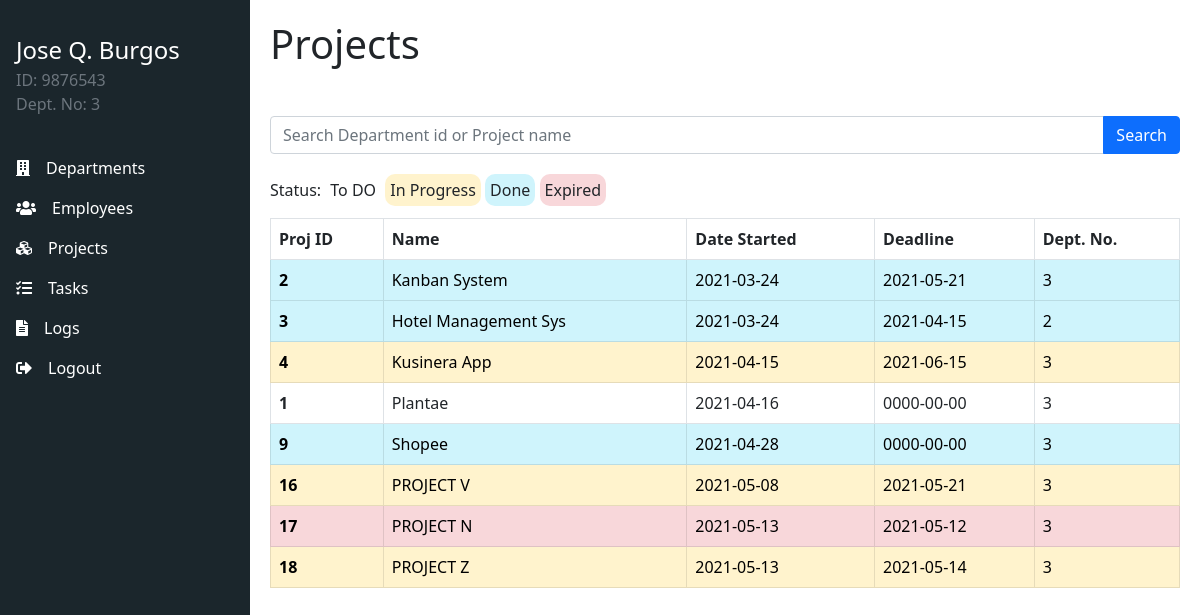
The page /admin/projects/view_all.php (signed in) on the database as committed earlier.
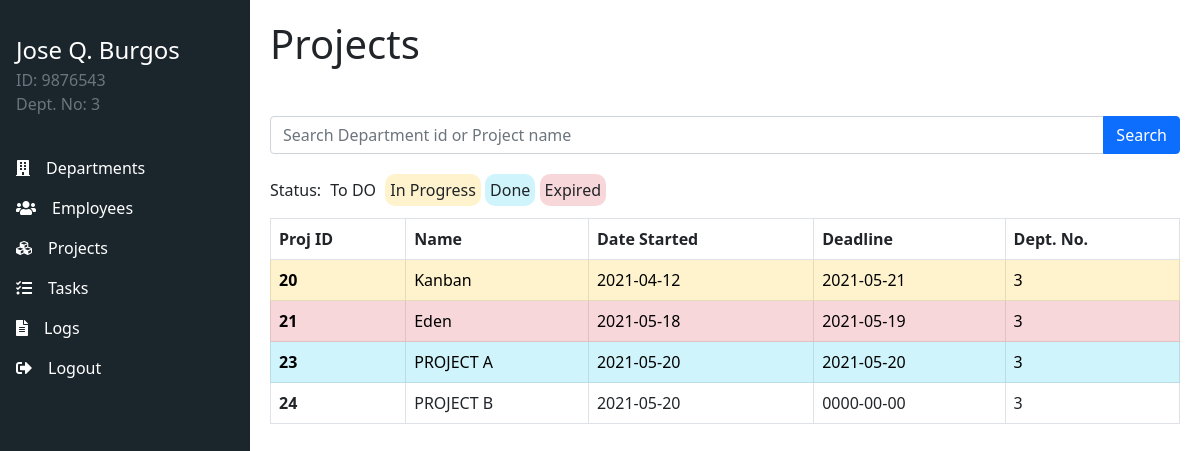
The same page on the database as committed later.
### tables this page shows
CREATE TABLE `dept_proj` (
  `dnum` int(11) NOT NULL,
  `pnum` int(11) NOT NULL,
  `STATUS` varchar(15) DEFAULT NULL
);

CREATE TABLE `project` (
  `pnumber` int(11) NOT NULL,
  `title` varchar(32) NOT NULL,
  `description` text DEFAULT NULL,
  `date_start` date NOT NULL,
  `deadline` date DEFAULT NULL
);

### admin/projects/view_all.php (the view, shortened to what this page needs)
<?php
require_once '../../config/db.php';
$links = [
    ["Departments","building", "../departments/view_all.php?uid=" . $_SESSION['user_id']],
    ["Employees","users", "../employees/view_all.php?uid=" . $_SESSION['user_id']],
    ["Projects","cubes", "../projects/view_all.php?uid=" . $_SESSION['user_id']],
    ["Tasks","tasks", "../tasks/view_all.php?uid=" . $_SESSION['user_id']],
    ["Logs","file-alt", "../logs/view_all.php?uid="  . $_SESSION['user_id']],
    ["Logout","sign-out-alt", "../../logout.php"]
];
$attributes = ["Proj ID","Name", "Date Started", "Deadline", "Dept. No."];
$stmt = $pdo->prepare("SELECT pnum,STATUS,title,description,date_start,deadline,dnum FROM project
                    JOIN dept_proj ON pnum = pnumber");
$stmt->execute();
$datas = $stmt->fetchAll(PDO::FETCH_ASSOC);
function getStatus($status) {
    if ($status == "ToDo") {
        echo "table-default";
    } elseif ($status == "InProgress") {
        echo "table-warning";
    } elseif ($status == "Done") {
        echo "table-info";
    } elseif ($status == "Expired") {
        echo "table-danger";
    } else {
        echo "";
    }
}
?>
<?php include_once '../../components/base/top.php';?>
<div class="app">
<?php include_once '../../components/sidebar.php';?>
<h1>Projects</h1>
<div class="mb-4 mt-5">
    <form>
        <div class="input-group">
            <input type="text" class="form-control" placeholder="Search Department id or Project name" name="search">
            <button class="btn btn-primary" type="submit" >Search</button>
        </div>
    </form>
</div>
<div style="display: inline-block;" class="mb-3">
    <span>Status: </span>
    <span class="legend" style="background-color: #ffffff;">To DO</span>
    <span class="legend" style="background-color: #fff3cd;">In Progress</span>
    <span class="legend" style="background-color: #cff4fc;">Done</span>
    <span class="legend" style="background-color: #f8d7da;">Expired</span>
</div>
<?php include_once '../../components/table/table_top.php';?>
    <?php foreach ($datas as $data):?>
        <tr class="<?php getStatus($data['STATUS']);?>">
            <th><?php echo $data['pnum'];?></th>
            <td><?php echo $data['title'];?></td>
            <td><?php echo $data['date_start'];?></td>
            <td><?php echo $data['deadline'];?></td>
            <td><?php echo $data['dnum'];?></td>
        </tr>
    <?php endforeach;?>
<?php include_once '../../components/table/table_bot.php';?>
</div>
<?php include_once '../../components/base/bottom.php';?>

### components/sidebar.php
<div class="nav">
    <ul>
        <div class="profile">
            <div class="text-white profile-uname"><?php echo $_SESSION['fullname']?></div>
            <div class="d-flex row">
                <span class="text-muted">ID: <?php echo $_SESSION['user_id']?></span>
                <span class="text-muted">Dept. No: <?php echo $_SESSION['dept']?></span>
            </div>
        </div>
        <?php foreach ($links as $link) :?>
            <li>
                <a href="<?php echo $link[2];?>" style="display: flex; align-items:center;">
                    <i class="fas fa-<?php echo $link[1];?>" style="margin-right: 1rem;"></i>
                    <?php echo $link[0];?>
                </a>
            </li>
        <?php endforeach; ?>
    </ul>
</div>

### components/table/table_top.php (shortened to what this page needs)
<table class="table table-bordered">
    <thead>
        <tr>
        <?php for ($i = 0; $i < count($attributes); $i++): ?>
            <th scope="col"><?php echo $attributes[$i];?></th>
        <?php endfor; ?>
        </tr>
    </thead>
    <tbody>

Rows that differ between the two databases and show on the page:
removed dept_proj: pnum "2", pnum.title "Kanban System", pnum.date_start "2021-03-24", pnum.deadline "2021-05-21", dnum "3", STATUS "Done" (drawn)
removed dept_proj: pnum "3", pnum.title "Hotel Management Sys", pnum.date_start "2021-03-24", pnum.deadline "2021-04-15", dnum "2", STATUS "Done" (drawn)
removed dept_proj: pnum "4", pnum.title "Kusinera App", pnum.date_start "2021-04-15", pnum.deadline "2021-06-15", dnum "3", STATUS "InProgress" (drawn)
removed dept_proj: pnum "1", pnum.title "Plantae", pnum.date_start "2021-04-16", pnum.deadline "0000-00-00", dnum "3", STATUS "ToDo" (drawn)
removed dept_proj: pnum "9", pnum.title "Shopee", pnum.date_start "2021-04-28", pnum.deadline "0000-00-00", dnum "3", STATUS "Done" (drawn)
removed dept_proj: pnum "16", pnum.title "PROJECT V", pnum.date_start "2021-05-08", pnum.deadline "2021-05-21", dnum "3", STATUS "InProgress" (drawn)
removed dept_proj: pnum "17", pnum.title "PROJECT N", pnum.date_start "2021-05-13", pnum.deadline "2021-05-12", dnum "3", STATUS "Expired" (drawn)
removed dept_proj: pnum "18", pnum.title "PROJECT Z", pnum.date_start "2021-05-13", pnum.deadline "2021-05-14", dnum "3", STATUS "InProgress" (drawn)
added dept_proj: pnum "20", pnum.title "Kanban", pnum.date_start "2021-04-12", pnum.deadline "2021-05-21", dnum "3", STATUS "InProgress" (drawn)
added dept_proj: pnum "21", pnum.title "Eden", pnum.date_start "2021-05-18", pnum.deadline "2021-05-19", dnum "3", STATUS "Expired" (drawn)
added dept_proj: pnum "23", pnum.title "PROJECT A", pnum.date_start "2021-05-20", pnum.deadline "2021-05-20", dnum "3", STATUS "Done" (drawn)
added dept_proj: pnum "24", pnum.title "PROJECT B", pnum.date_start "2021-05-20", pnum.deadline "0000-00-00", dnum "3", STATUS "ToDo" (drawn)
